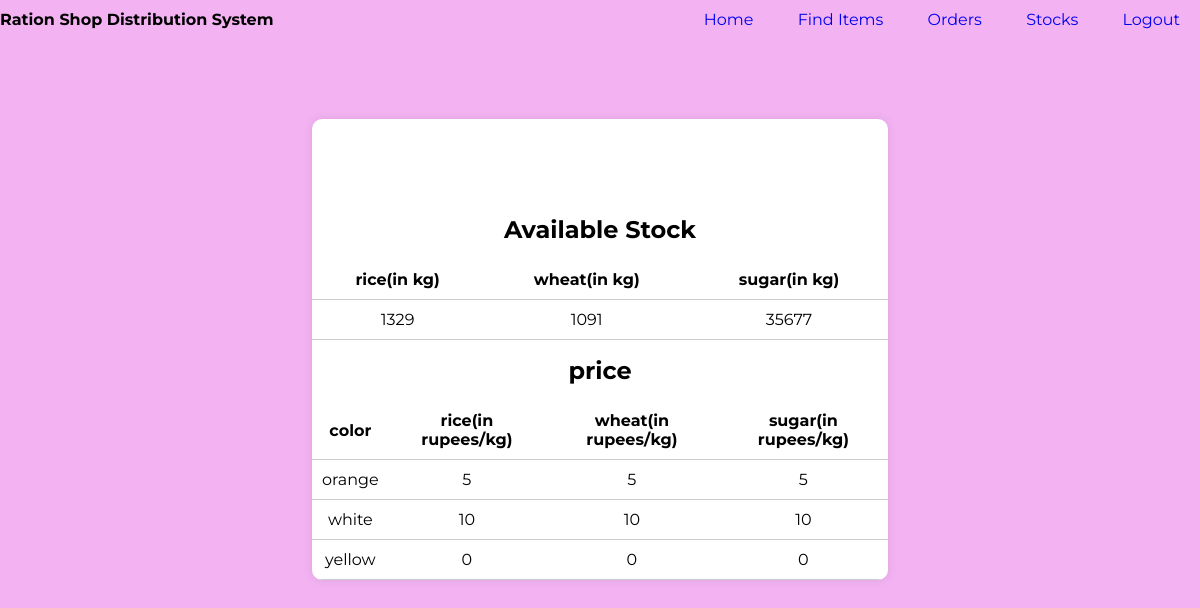
The page /Shop/adminpage.php (signed in) on the database its author committed.
### tables this page shows
CREATE TABLE `price` (
  `color` varchar(10) NOT NULL,
  `rice` int(3) NOT NULL,
  `wheat` int(3) NOT NULL,
  `sugar` int(3) NOT NULL
);

### Shop/adminpage.php (the view, shortened to what this page needs)
<!DOCTYPE html>
<html lang="en">
<head>
  <link rel="stylesheet" href="adminpage.css" />
</head>
<body>
<?php include 'header.php'; ?>
  <div class="a">
    <?php
    $user = 'root';
    $password = '';
    $database = 'DBMS';
    $servername = 'localhost:3306';
    $mysqli = new mysqli($servername, $user,
      $password, $database);
    $sql = " SELECT sum(rice) as 'rice',sum(wheat)as 'wheat',sum(sugar)as 'sugar' FROM `stock_left`; ";
    $result = $mysqli->query($sql);
    $sql1="SELECT * FROM `price` ";
    $result1 = $mysqli->query($sql1);
    ?>
    <!DOCTYPE html>
    <html lang="en">
    <head>
    </head>
    <body>
      <section>
        <table>
          <caption>
            <h1>Available Stock</h1>
          </caption>
          <tr>
            <th>rice(in kg)</th>
            <th>wheat(in kg)</th>
            <th>sugar(in kg)</th>
          </tr>
          <?php
          while ($rows = $result->fetch_assoc()) {
          ?>
          <tr>
            <td>
              <?php echo $rows['rice']; ?>
            </td>
            <td>
              <?php echo $rows['wheat']; ?>
            </td>
            <td>
              <?php echo $rows['sugar']; ?>
            </td>
          </tr>
          <?php
          }
          ?>
        </table>
        <table>
          <caption>
            <h1>price</h1>
          </caption>
          <tr>
          <th>color</th>
            <th>rice(in rupees/kg)</th>
            <th>wheat(in rupees/kg)</th>
            <th>sugar(in rupees/kg)</th>
          </tr>
          <?php
          while ($rows = $result1->fetch_assoc()) {
          ?>
          <tr>
            <td>
              <?php echo $rows['color']; ?>
            </td>
            <td>
              <?php echo $rows['rice']; ?>
            </td>
            <td>
              <?php echo $rows['wheat']; ?>
            </td>
            <td>
              <?php echo $rows['sugar']; ?>
            </td>
          </tr>
          <?php
          }
          ?>
        </table>
      </section>
    </body>
    </html>
  </div>
</body>
</html>

### Shop/adminpage.css (style rules this page uses)
* { margin: 0; padding: 0; box-sizing: border-box; }
body { font-family: Arial, sans-serif; background-color: #f0f0f0; background: rgb(243, 179, 243); }

### Shop/adminpage.php (style rules this page uses)
body, h1, h2, h3, p, ul, ol, li, table, th, td { margin: 0; padding: 0; box-sizing: border-box; }
body { font-family: 'Montserrat', sans-serif; background-color: #f0f0f0; }
table { width: 100%; border-collapse: collapse; }
table th, table td { padding: 10px; text-align: center; border-bottom: 1px solid #ccc; }
body { font-family: 'Montserrat', sans-serif; }
section { margin: auto; width: 48%; margin-top: 5em; padding-top: 5em; background-color: #fff; border-radius: 10px; overflow: hidden; box-shadow: 0 0 10px rgba(0, 0, 0, 0.1); }
section * { padding: .5rem; }

### rows shown on the page
price: color "orange", rice "5", wheat "5", sugar "5"
price: color "white", rice "10", wheat "10", sugar "10"
price: color "yellow", rice "0", wheat "0", sugar "0"

### other values the page prints
$rows['rice'] "1329"
$rows['wheat'] "1091"
$rows['sugar'] "35677"
